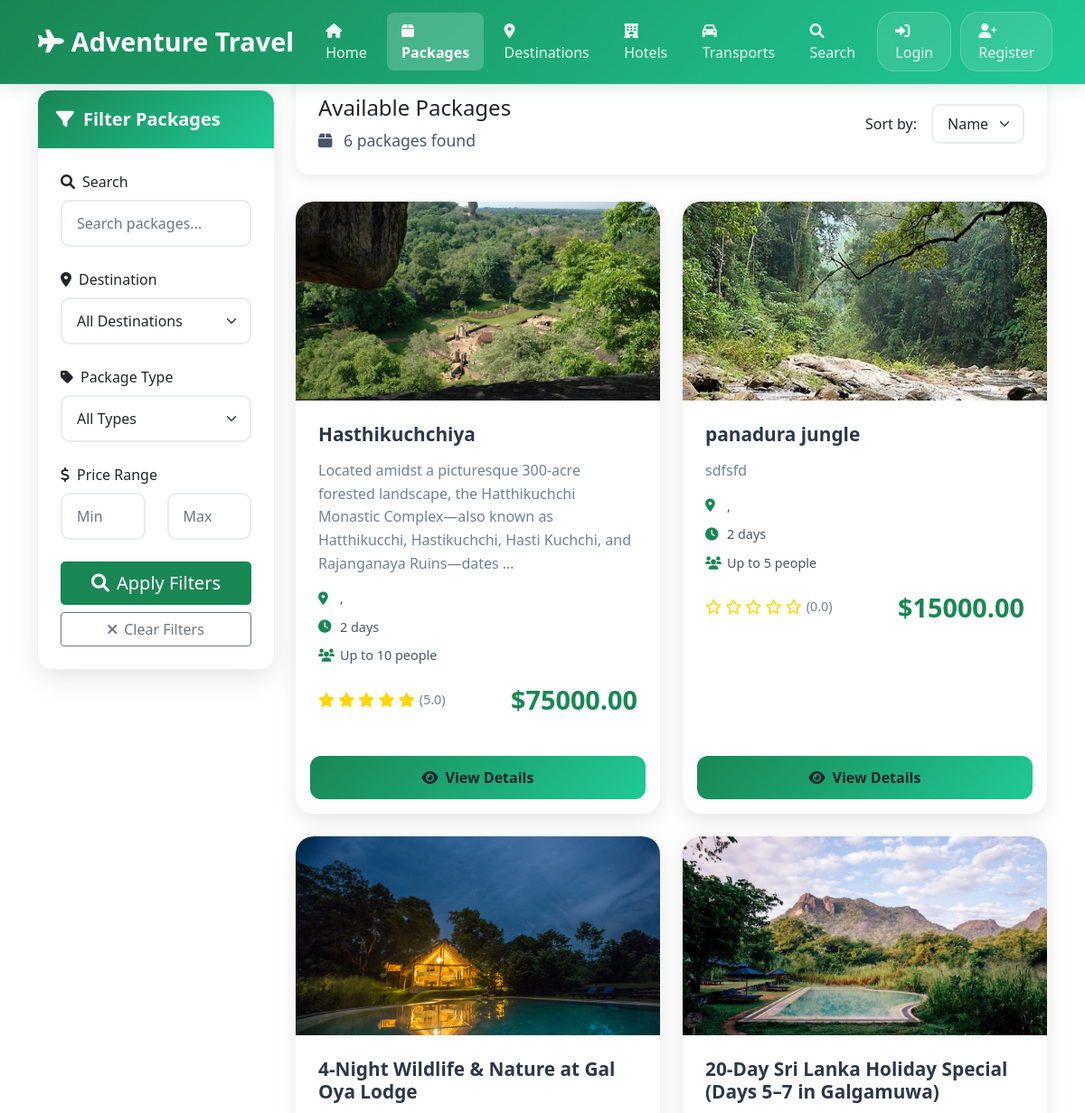
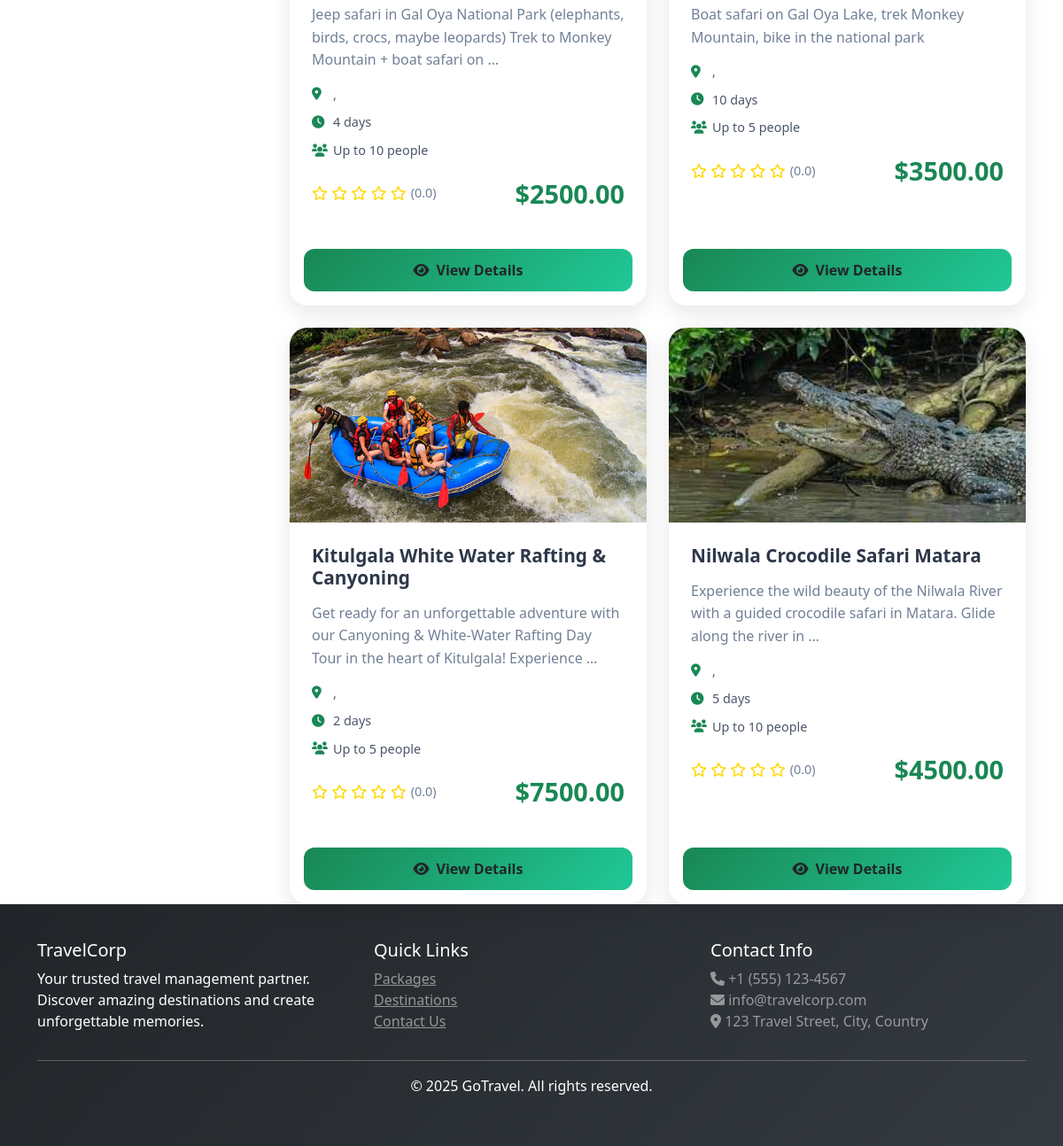
Page /packages/ on the committed database (2 pictures, top to bottom).
### travel/models.py (models this page shows, shortened)
class Package(models.Model):
    PACKAGE_TYPES = [
        ('tour', 'Tour Package'),
        ('hotel', 'Hotel Package'),
        ('transport', 'Transport Package'),
        ('combo', 'Combo Package'),
    ]
    name = models.CharField(max_length=200)
    destinations = models.ManyToManyField(Destination, related_name='packages', help_text="Destinations included in this package")
    hotels = models.ManyToManyField('Hotel', blank=False, related_name='packages', help_text="Hotels included in this package (At least one hotel must be selected)")
    transports = models.ManyToManyField('Transport', blank=True, related_name='packages', help_text="Transports included in this package")
    package_type = models.CharField(max_length=20, choices=PACKAGE_TYPES)
    description = models.TextField()
    price = models.DecimalField(max_digits=10, decimal_places=2)
    duration_days = models.IntegerField()
    max_people = models.IntegerField()
    includes = models.TextField(help_text="What's included in the package")
    excludes = models.TextField(help_text="What's not included")
    keywords = models.TextField(blank=True, help_text="Keywords/tags for searching, separated by commas (e.g., adventure, luxury, budget, family)")
    image = models.ImageField(upload_to='packages/')
    is_active = models.BooleanField(default=True)
    is_featured = models.BooleanField(default=False, help_text="Mark as featured package")
    created_by = models.ForeignKey(User, on_delete=models.CASCADE)
    created_at = models.DateTimeField(auto_now_add=True)
    updated_at = models.DateTimeField(auto_now=True)
    def average_rating(self):
        reviews = self.review_set.all()
        if reviews:
            return sum([review.rating for review in reviews]) / len(reviews)
        return 0

class Review(models.Model):
    user = models.ForeignKey(User, on_delete=models.CASCADE)
    package = models.ForeignKey(Package, on_delete=models.CASCADE)
    rating = models.IntegerField(validators=[MinValueValidator(1), MaxValueValidator(5)])
    title = models.CharField(max_length=200)
    comment = models.TextField()
    created_at = models.DateTimeField(auto_now_add=True)
    class Meta:
        unique_together = ['user', 'package']

### travel/views.py (the view)
# urls.py: path('packages/', views.package_list, name='package_list'),
def package_list(request):
    try:
        packages = Package.objects.filter(is_active=True)
        destinations = Destination.objects.filter(is_active=True)
    except:
        packages = []
        destinations = []
    search_query = request.GET.get('search', '')
    if search_query:
        packages = packages.filter(
            Q(name__icontains=search_query) |
            Q(destination__name__icontains=search_query) |
            Q(description__icontains=search_query)
        )
    destination_id = request.GET.get('destination', '')
    if destination_id:
        try:
            packages = packages.filter(destination_id=int(destination_id))
        except (ValueError, TypeError):
            pass
    package_type = request.GET.get('type', '')
    if package_type:
        packages = packages.filter(package_type=package_type)
    min_price = request.GET.get('min_price', '')
    max_price = request.GET.get('max_price', '')
    if min_price:
        try:
            packages = packages.filter(price__gte=float(min_price))
        except (ValueError, TypeError):
            pass
    if max_price:
        try:
            packages = packages.filter(price__lte=float(max_price))
        except (ValueError, TypeError):
            pass
    paginator = Paginator(packages, 12)
    page_number = request.GET.get('page')
    page_obj = paginator.get_page(page_number)
    template = loader.get_template('travel/package_list.html')
    context = {
        'page_obj': page_obj,
        'destinations': destinations,
        'search_query': search_query,
        'selected_destination': destination_id,
        'selected_type': package_type,
        'min_price': min_price,
        'max_price': max_price,
    }
    return HttpResponse(template.render(context, request))

### travel/context_processors.py (called while the page is built)
def user_profile(request):
    if request.user.is_authenticated:
        try:
            profile, created = UserProfile.objects.get_or_create(user=request.user)
            return {'user_profile': profile}
        except:
            return {'user_profile': None}
    return {'user_profile': None}

### travel/templates/travel/package_list.html (shortened to what this page needs)
{% extends 'travel/base.html' %}
{% block content %}
<div class="container">
    <div class="row">
        <div class="col-lg-3 mb-4">
            <div class="card filter-card">
                <div class="card-header">
                    <h5>
                        <i class="fas fa-filter"></i>
                        Filter Packages
                    </h5>
                </div>
                <div class="card-body">
                    <form method="get" id="filterForm">
                        <div class="mb-4">
                            <label for="search" class="form-label fw-semibold">
                                <i class="fas fa-search me-2"></i>Search
                            </label>
                            <input type="text" class="form-control" id="search" name="search"
                                   value="{{ search_query }}" placeholder="Search packages...">
                        </div>
                        <div class="mb-4">
                            <label for="destination" class="form-label fw-semibold">
                                <i class="fas fa-map-marker-alt me-2"></i>Destination
                            </label>
                            <select class="form-select" id="destination" name="destination">
                                <option value="">All Destinations</option>
                            </select>
                        </div>
                        <div class="mb-4">
                            <label for="type" class="form-label fw-semibold">
                                <i class="fas fa-tag me-2"></i>Package Type
                            </label>
                            <select class="form-select" id="type" name="type">
                                <option value="">All Types</option>
                            </select>
                        </div>
                        <div class="mb-4">
                            <label class="form-label fw-semibold">
                                <i class="fas fa-dollar-sign me-2"></i>Price Range
                            </label>
                            <div class="row">
                                <div class="col-6">
                                    <input type="number" class="form-control" id="min_price" name="min_price"
                                           value="{{ min_price }}" step="0.01" placeholder="Min">
                                </div>
                                <div class="col-6">
                                    <input type="number" class="form-control" id="max_price" name="max_price"
                                           value="{{ max_price }}" step="0.01" placeholder="Max">
                                </div>
                            </div>
                        </div>
                        <div class="d-grid gap-2">
                            <button type="submit" class="btn btn-success btn-lg">
                                <i class="fas fa-search me-2"></i>Apply Filters
                            </button>
                            <a href="{% url 'package_list' %}" class="btn btn-outline-secondary">
                                <i class="fas fa-times me-2"></i>Clear Filters
                            </a>
                        </div>
                    </form>
                </div>
            </div>
        </div>
        <div class="col-lg-9">
            <div class="results-header">
                <div class="d-flex justify-content-between align-items-center">
                    <div>
                        <h2 class="h4 mb-2">Available Packages</h2>
                        <p class="results-count">
                            <i class="fas fa-box me-2"></i>
                            {{ page_obj.paginator.count }} package{{ page_obj.paginator.count|pluralize }} found
                        </p>
                    </div>
                    <div class="d-flex align-items-center gap-3">
                        <label for="sort" class="form-label mb-0 fw-semibold">Sort by:</label>
                        <select class="form-select sort-dropdown" id="sort" name="sort" style="width: auto;">
                            <option value="name">Name</option>
                        </select>
                    </div>
                </div>
            </div>
            <div class="package-grid">
                {% for package in page_obj %}
                <div class="package-card card h-100">
                    {% if package.is_featured %}
                        <div class="featured-badge">
                        </div>
                    {% endif %}
                    <div class="package-type-badge">
                    </div>
                    <div class="position-relative overflow-hidden">
                        {% if package.image %}
                        <img src="{{ package.image.url }}" class="card-img-top" alt="{{ package.name }}">
                        {% endif %}
                    </div>
                    <div class="card-body">
                        <h5 class="card-title">{{ package.name }}</h5>
                        <p class="card-text">{{ package.description|truncatewords:20 }}</p>
                        <div class="package-info">
                            <i class="fas fa-map-marker-alt"></i>
                            <span>{{ package.destination.name }}, {{ package.destination.country }}</span>
                        </div>
                        <div class="package-info">
                            <i class="fas fa-clock"></i>
                            <span>{{ package.duration_days }} day{{ package.duration_days|pluralize }}</span>
                        </div>
                        <div class="package-info">
                            <i class="fas fa-users"></i>
                            <span>Up to {{ package.max_people }} people</span>
                        </div>
                        <div class="d-flex justify-content-between align-items-center mt-3">
                            <div class="package-rating">
                                <div class="stars">
                                    {% for i in "12345" %}
                                        {% if forloop.counter <= package.average_rating %}
                                            <i class="fas fa-star"></i>
                                        {% else %}
                                            <i class="far fa-star"></i>
                                        {% endif %}
                                    {% endfor %}
                                </div>
                                <span class="rating-text">({{ package.average_rating|floatformat:1 }})</span>
                            </div>
                            <p class="package-price">${{ package.price }}</p>
                        </div>
                    </div>
                    <div class="card-footer bg-transparent border-0 p-3">
                        <a href="{% url 'package_detail' package.id %}" class="btn btn-view-details w-100">
                            <i class="fas fa-eye me-2"></i>View Details
                        </a>
                    </div>
                </div>
                {% endfor %}
            </div>
        </div>
    </div>
</div>
{% endblock %}

### travel/templates/travel/base.html (style rules this page uses)
:root { --primary-color: #198754; --secondary-color: #28a745; --gradient-start: #198754; --gradient-end: #20c997; --shadow-light: 0 2px 10px rgba(0, 0, 0, 0.1); --shadow-medium: 0 4px 20px rgba(0, 0, 0, 0.15); --shadow-heavy: 0 8px 30px rgba(0, 0, 0, 0.2); }

### travel/templates/travel/package_list.html (style rules this page uses)
.filter-card { background: white; border-radius: 15px; box-shadow: 0 10px 30px rgba(0,0,0,0.1); border: none; transition: all 0.3s ease; position: sticky; top: 100px; }
.filter-card .card-header { background: linear-gradient(135deg, #198754, #20c997); color: white; border-radius: 15px 15px 0 0; border: none; padding: 20px; }
.filter-card .card-header h5 { margin: 0; font-weight: 600; display: flex; align-items: center; gap: 10px; }
.filter-card .card-body { padding: 25px; }
.form-control, .form-select { border-radius: 10px; border: 2px solid #e9ecef; padding: 12px 16px; transition: all 0.3s ease; }
.package-card { background: white; border-radius: 20px; box-shadow: 0 8px 25px rgba(0,0,0,0.1); border: none; transition: all 0.3s ease; overflow: hidden; position: relative; }
.package-card .card-img-top { height: 220px; object-fit: cover; transition: transform 0.3s ease; }
.package-card .card-body { padding: 25px; }
.package-card .card-title { font-size: 1.3rem; font-weight: 600; margin-bottom: 15px; color: #2d3748; }
.package-card .card-text { color: #718096; line-height: 1.6; margin-bottom: 15px; }
.package-info { display: flex; align-items: center; gap: 8px; margin-bottom: 10px; color: #4a5568; font-size: 0.9rem; }
.package-info i { color: #198754; width: 16px; }
.package-price { font-size: 1.8rem; font-weight: 700; color: #198754; margin: 0; }
.package-rating { display: flex; align-items: center; gap: 5px; }
.package-rating .stars { color: #ffd700; }
.package-rating .rating-text { color: #718096; font-size: 0.9rem; }
.package-type-badge { position: absolute; top: 15px; right: 15px; background: linear-gradient(135deg, #198754, #20c997); color: white; padding: 5px 12px; border-radius: 20px; font-size: 0.8rem; font-weight: 500; }
.featured-badge { position: absolute; top: 15px; left: 15px; background: linear-gradient(135deg, #ff6b6b, #ee5a52); color: white; padding: 5px 12px; border-radius: 20px; font-size: 0.8rem; font-weight: 500; animation: pulse 2s infinite; }
.btn-view-details { background: linear-gradient(135deg, #198754, #20c997); border: none; border-radius: 12px; padding: 12px 20px; font-weight: 600; transition: all 0.3s ease; position: relative; overflow: hidden; }
.btn-view-details::before { content: ''; position: absolute; top: 0; left: -100%; width: 100%; height: 100%; background: linear-gradient(90deg, transparent, rgba(255,255,255,0.2), transparent); transition: left 0.5s; }
.results-header { background: white; padding: 25px; border-radius: 15px; box-shadow: 0 5px 15px rgba(0,0,0,0.08); margin-bottom: 30px; }
.results-count { font-size: 1.1rem; color: #4a5568; margin: 0; }
.sort-dropdown { border-radius: 10px; border: 2px solid #e9ecef; padding: 8px 16px; }
.package-grid { display: grid; grid-template-columns: repeat(auto-fill, minmax(350px, 1fr)); gap: 25px; }

### rows in the picture
Package: image (picture), name "Hasthikuchchiya", description "Located amidst a picturesque 300-acre forested landscape, the Hatthikuchchi Monastic Complex—also known as Hatthikucchi, Hastikuchchi, Hasti Kuchchi, and Rajanganaya Ruins—dates …", duration_days "2", max_people "10", average_rating "5.0", price "75000.00"
Package: image (picture), name "panadura jungle", description "sdfsfd", duration_days "2", max_people "5", average_rating "0.0", price "15000.00"
Package: image (picture), name "4‑Night Wildlife & Nature at Gal Oya Lodge", description "Jeep safari in Gal Oya National Park (elephants, birds, crocs, maybe leopards) Trek to Monkey Mountain + boat safari on …", duration_days "4", max_people "10", average_rating "0.0", price "2500.00"
Package: image (picture), name "20‑Day Sri Lanka Holiday Special (Days 5–7 in Galgamuwa)", description "Boat safari on Gal Oya Lake, trek Monkey Mountain, bike in the national park", duration_days "10", max_people "5", average_rating "0.0", price "3500.00"
Package: image (picture), name "Kitulgala White Water Rafting & Canyoning", description "Get ready for an unforgettable adventure with our Canyoning & White-Water Rafting Day Tour in the heart of Kitulgala! Experience …", duration_days "2", max_people "5", average_rating "0.0", price "7500.00"
Package: image (picture), name "Nilwala Crocodile Safari Matara", description "Experience the wild beauty of the Nilwala River with a guided crocodile safari in Matara. Glide along the river in …", duration_days "5", max_people "10", average_rating "0.0", price "4500.00"

### other values in the picture
{{ page_obj.paginator.count }} "6"
